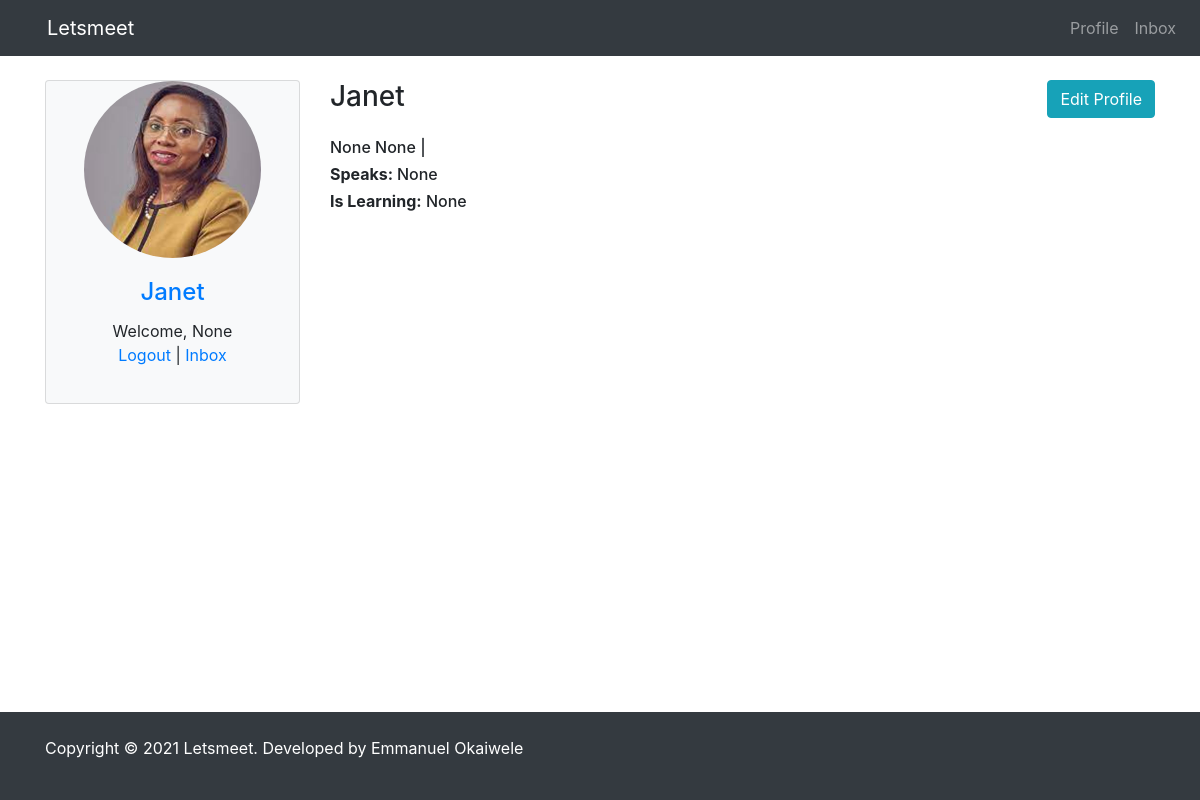
The page /profile/7 (signed in) on the database as committed earlier.
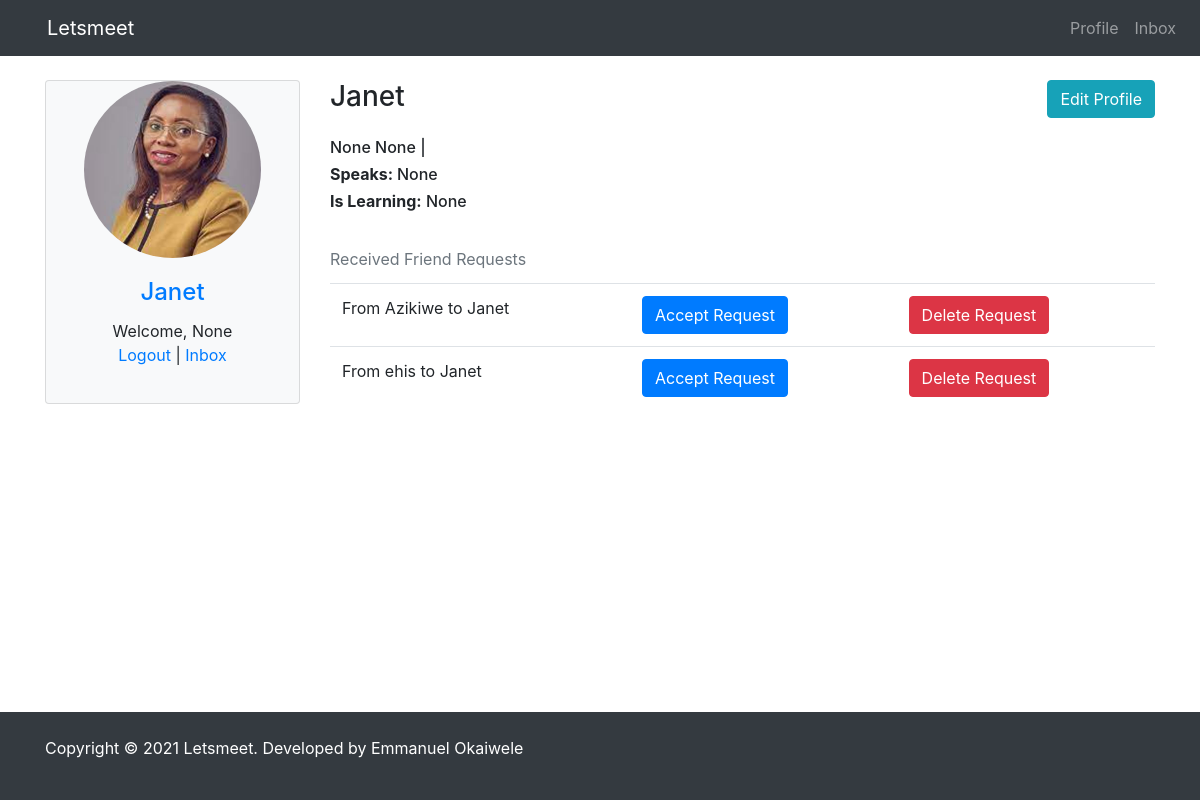
The same page on the database as committed later.
### pages/models.py (models this page shows)
class FriendRequest(models.Model):
    to_profile = models.ForeignKey(Profile,related_name='to_profile',on_delete=models.CASCADE)
    from_profile = models.ForeignKey(Profile,related_name='coming_from_profile',on_delete=models.CASCADE)
    created = models.DateTimeField(auto_now_add=True)
    def __str__(self):
        return f'From {self.from_profile.user.username} to {self.to_profile.user.username}'

class Profile(models.Model):
    user = models.OneToOneField(User,blank=True,null=True,on_delete=models.CASCADE)
    first = models.CharField(max_length=200,blank=True,null=True)
    last = models.CharField(max_length=200,blank=True,null=True)
    photo = models.ImageField(default='user.png',upload_to='photos/%Y/%m',blank=True,null=True)
    friends = models.ManyToManyField('self',blank=True)
    speaks = models.CharField(max_length=200,blank=True,null=True)
    is_learning = models.CharField(max_length=200,blank=True,null=True)
    def __str__(self):
        return str(self.user)
    def get_absolute_url(self):
        return reverse("pages:profile", kwargs={"profile_id": self.pk})
    class Meta:
        ordering = ['-id']

### pages/views.py (the view)
# urls.py: path('profile/<int:profile_id>', profile, name="profile"),
def profile(request, profile_id):
    profile = Profile.objects.get(id=profile_id)
    friends = profile.friends.all()
    received_requests = FriendRequest.objects.filter(to_profile=profile)
    btn_text = ''
    if request.user.is_authenticated:
        if profile not in request.user.profile.friends.all():
            btn_text = 'not_friend'
            if len(FriendRequest.objects.filter(from_profile=request.user.profile).filter(to_profile=profile))==1:
                btn_text = 'request_sent'
    context = {
        'profile': profile,
        'friends': friends,
        'received_requests': received_requests,
        'btn_text': btn_text
    }
    return render(request, 'pages/profile.html', context)

### pages/templates/pages/profile.html (shortened to what this page needs)
{% extends 'pages/base.html' %}
{% block content %}
<div class="row">
    {% include 'pages/includes/_sidebar.html' %}
    <div class="col-md-9 col-sm-12">
        {% if request.user.profile.id == profile.id %}
        <div class="float-right">
            <a href="{% url 'pages:edit' %}" class="btn btn-info">Edit Profile</a>
        </div>
        {% endif %}
        <h3>{{ profile.user }}</h3>
        <div class="my-4">
            <h6>{{ profile.first }} {{ profile.last }} | {{ profile.email }}</h6>
            <h6><strong>Speaks: </strong>{{ profile.speaks }}</h6>
            <h6><strong>Is Learning:</strong> {{ profile.is_learning }}</h6>
        </div>
        {% if request.user.profile.id == profile.id and received_requests %}
        <div class="table-responsive">
            <table class="table">
                <caption>Received Friend Requests</caption>
                <tbody>
                    {% for r_request in received_requests %}
                    <tr>
                        <td>{{ r_request }}</td>
                        <td><a class="btn btn-primary" href="{% url 'pages:accept_request' r_request.from_profile.id %}">Accept Request</a></td>
                        <td><a class="btn btn-danger" href="{% url 'pages:delete_request' r_request.from_profile.id %}">Delete Request</a></td>
                    </tr>
                    {% endfor %}
                </tbody>
            </table>
        </div>
        {% endif %}
    </div>
</div>
{% endblock content %}

Rows that differ between the two databases and show on the page:
added FriendRequest: from_profile+to_profile "From Azikiwe to Janet"
added FriendRequest: from_profile+to_profile "From ehis to Janet"
Other text that changed with them:
text now shown: "Received Friend Requests"
